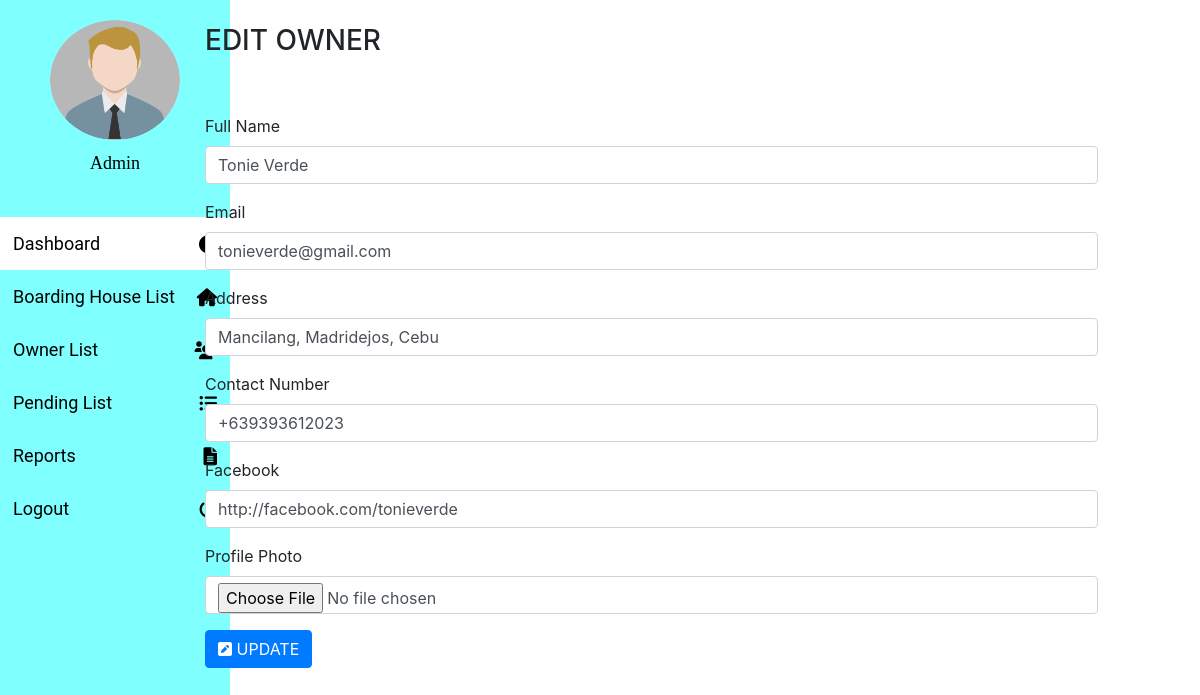
/admin/edit_owner.php?owner_id=1, run on the app's committed database.
### tables this page shows
CREATE TABLE `landlords` (
  `id` int(100) NOT NULL,
  `name` varchar(100) NOT NULL,
  `email` varchar(100) NOT NULL,
  `Address` varchar(80) NOT NULL,
  `profile_photo` varchar(80) NOT NULL,
  `contact_number` varchar(80) NOT NULL,
  `facebook` varchar(80) NOT NULL,
  `password` varchar(100) NOT NULL,
  `status` varchar(100) NOT NULL
);

### admin/edit_owner.php (the view, shortened to what this page needs)
<?php include('header.php'); ?>
<?php
$owner_id = $_GET['owner_id'];
$sql_edit = "SELECT * FROM landlords WHERE id='$owner_id'";
$result_edit = mysqli_query($dbconnection, $sql_edit);
while ($row_edit = $result_edit->fetch_assoc()) {
    $name = $row_edit['name'];
    $email = $row_edit['email'];
    $address = $row_edit['Address'];
    $contact_number = $row_edit['contact_number'];
    $facebook = $row_edit['facebook'];
}
?>
<div class="row">
<div class="col-sm-2">
    <?php include('sidebar.php'); ?>
</div>
<div class="col-sm-9">
    <br />
    <h3>EDIT OWNER</h3>
    <br />
    <br />
    <form action="" method="POST" enctype="multipart/form-data">
        <div class="form-group">
            <label>Full Name</label>
            <input name="name" type="text" class="form-control" value="<?php echo $name; ?>" required>
        </div>
        <div class="form-group">
            <label>Email</label>
            <input name="email" type="email" class="form-control" value="<?php echo $email; ?>" required>
        </div>
        <div class="form-group">
            <label>Address</label>
            <input name="address" type="text" class="form-control" value="<?php echo $address; ?>" required>
        </div>
        <div class="form-group">
            <label>Contact Number</label>
            <input name="contact_number" type="text" class="form-control" value="<?php echo $contact_number; ?>" required>
        </div>
        <div class="form-group">
            <label>Facebook</label>
            <input name="facebook" type="url" class="form-control" value="<?php echo $facebook; ?>" required>
        </div>
        <div class="form-group">
            <label>Profile Photo</label>
            <input type="file" name="profile_photo" class="form-control">
        </div>
        <button type="submit" name="update" class="btn btn-primary"><i class="fa fa-pencil-square" aria-hidden="true"></i> UPDATE</button>
    </form>
</div>
</div>
<?php include('footer.php'); ?>

### admin/header.php (style rules this page uses)
body, html { margin: 0; padding: 0; overflow-x: hidden; }

### data on the page
landlords: name "Tonie Verde", email "tonieverde@gmail.com", address "Mancilang, Madridejos, Cebu", contact_number "+639393612023", facebook "http://facebook.com/tonieverde"
